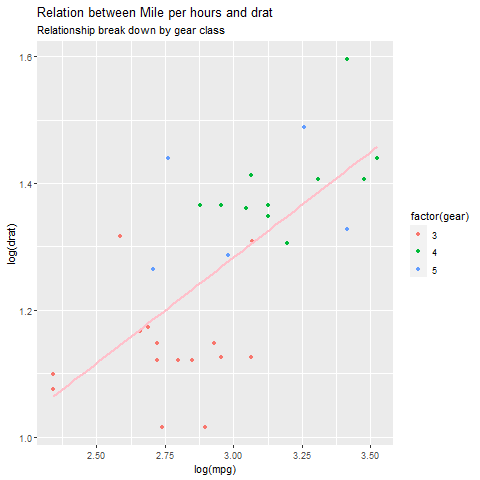

This chart was generated by the following R code:
library(ggplot2)  
png(file = "scatterplot3.png")  
new_graph<-ggplot(mtcars, aes(x = log(mpg), y = log(drat))) +geom_point(aes(color = factor(gear))) +  
  stat_smooth(method = "lm",col = "pink",se = FALSE,size = 1)  
new_graph + labs(  
  title =  
    "Relation between Mile per hours and drat",  
  subtitle =  
    "Relationship break down by gear class"
)  
dev.off()
